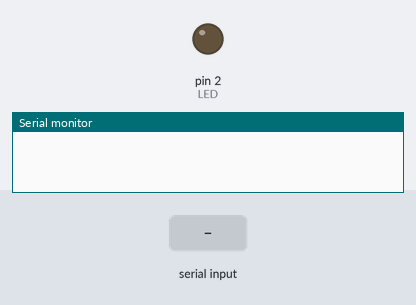
This sketch was run on a simulated Arduino Uno, built with avr-gcc and run on an emulated ATmega328P. Shown: output pins drawn as LEDs (lit = HIGH), the last lines printed to the serial monitor. Inputs (shaded band) come from the test bench.

Above: at 1.2 s.
1.3 s: "ledoff" received over Serial
At 3.5 s:
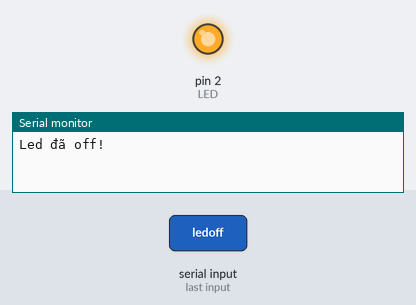
3.8 s: "ledon" received over Serial
At 5.4 s:
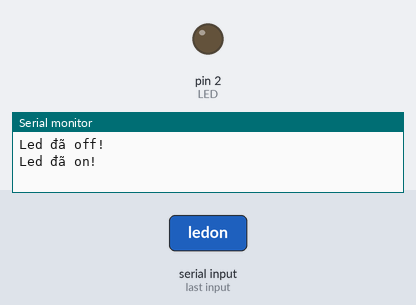
Timing chart, 0 to 6.9 s (numbered marks = the images above; inputs shaded):
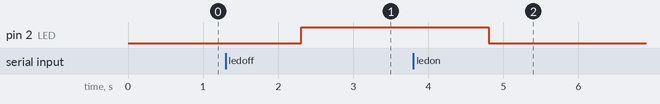

The sketch:

UART_ESP8266.ino
```cpp
#define LED 2   //Định nghĩa chân 2 là Led
void setup() {
  Serial.begin(9600);  //Khởi tạo cổng serial
  pinMode(LED,OUTPUT);
}
void loop() {
  if(Serial.available()){
    String RxBuffer="";
    while(Serial.available()){
      RxBuffer = Serial.readString();//Đọc tất cả bộ đệm
    }
    if(RxBuffer=="ledon"){    //Kiểm tra chuỗi nhận
      digitalWrite(LED,LOW);
      Serial.println("Led đã on!");
    }else if(RxBuffer=="ledoff"){
      digitalWrite(LED,HIGH);
      Serial.println("Led đã off!");
    }
  }
}
```

Measured:
- after the input at 1.3 s, pin 2 (LED): LOW → HIGH after 1.0 s
- after the input at 3.8 s, pin 2 (LED): HIGH → LOW after 1.0 s
